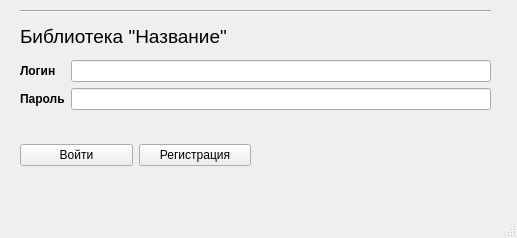
<?xml version="1.0" encoding="UTF-8"?>
<ui version="4.0">
 <class>MainWindow</class>
 <widget class="QMainWindow" name="MainWindow">
  <property name="geometry">
   <rect>
    <x>0</x>
    <y>0</y>
    <width>517</width>
    <height>238</height>
   </rect>
  </property>
  <property name="windowTitle">
   <string>MainWindow</string>
  </property>
  <widget class="QWidget" name="centralwidget">
   <widget class="QWidget" name="layoutWidget">
    <property name="geometry">
     <rect>
      <x>20</x>
      <y>140</y>
      <width>231</width>
      <height>30</height>
     </rect>
    </property>
    <layout class="QHBoxLayout" name="horizontalLayout">
     <item>
      <widget class="QPushButton" name="pushButton">
       <property name="text">
        <string>Войти</string>
       </property>
      </widget>
     </item>
     <item>
      <widget class="QPushButton" name="pushButton_2">
       <property name="text">
        <string>Регистрация</string>
       </property>
      </widget>
     </item>
    </layout>
   </widget>
   <widget class="QWidget" name="layoutWidget">
    <property name="geometry">
     <rect>
      <x>20</x>
      <y>10</y>
      <width>471</width>
      <height>100</height>
     </rect>
    </property>
    <layout class="QVBoxLayout" name="verticalLayout_2">
     <item>
      <widget class="Line" name="line">
       <property name="orientation">
        <enum>Qt::Horizontal</enum>
       </property>
      </widget>
     </item>
     <item>
      <widget class="QLabel" name="label">
       <property name="font">
        <font>
         <pointsize>14</pointsize>
         <weight>50</weight>
         <bold>false</bold>
        </font>
       </property>
       <property name="text">
        <string>Библиотека &quot;Название&quot;</string>
       </property>
      </widget>
     </item>
     <item>
      <layout class="QFormLayout" name="formLayout">
       <item row="0" column="0">
        <widget class="QLabel" name="label_2">
         <property name="font">
          <font>
           <weight>75</weight>
           <bold>true</bold>
          </font>
         </property>
         <property name="text">
          <string>Логин</string>
         </property>
        </widget>
       </item>
       <item row="0" column="1">
        <widget class="QLineEdit" name="lineEdit"/>
       </item>
       <item row="1" column="0">
        <widget class="QLabel" name="label_3">
         <property name="font">
          <font>
           <weight>75</weight>
           <bold>true</bold>
          </font>
         </property>
         <property name="text">
          <string>Пароль</string>
         </property>
        </widget>
       </item>
       <item row="1" column="1">
        <widget class="QLineEdit" name="lineEdit_2"/>
       </item>
      </layout>
     </item>
    </layout>
   </widget>
  </widget>
  <widget class="QMenuBar" name="menubar">
   <property name="geometry">
    <rect>
     <x>0</x>
     <y>0</y>
     <width>517</width>
     <height>26</height>
    </rect>
   </property>
  </widget>
  <widget class="QStatusBar" name="statusbar"/>
 </widget>
 <resources/>
 <connections/>
</ui>
